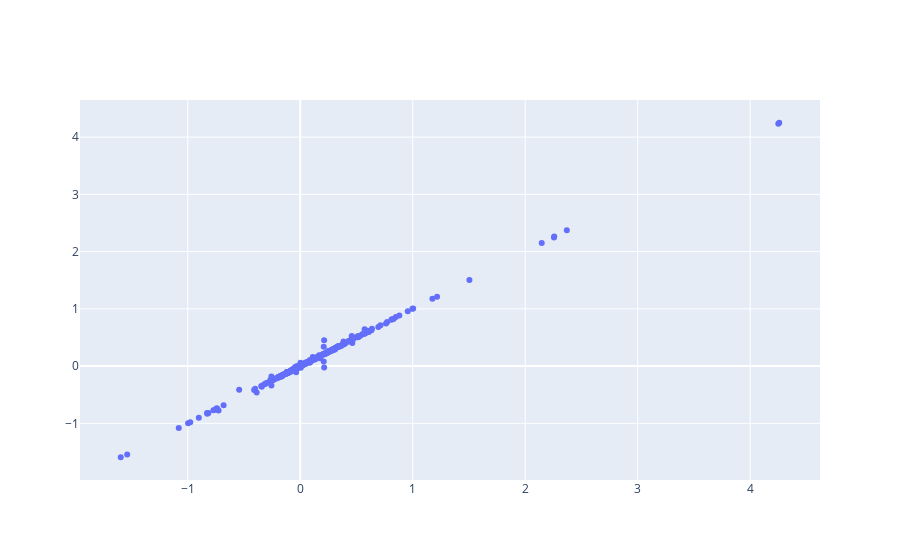

This figure's notebook cell:
### Code cell
import plotly.graph_objects as go
net.train(False)
y_ = net(features)
x = y_.flatten().detach()
y = labels.flatten().detach()
fig = go.Figure()
# fig.add_trace(go.Scatter(x = features.flatten(), y=labels.flatten(), mode='markers'))
# fig.add_trace(go.Scatter(x = features.flatten(), y= x))
fig.add_trace(go.Scatter(x = x, y=y, mode='markers'))

# 显示图表
fig.show()

### Figure 1 — Plotly figure (JSON) as saved in the notebook; plotly's stock layout.template omitted (floating-point values rounded to 4 significant figures; data arrays with more than 128 entries replaced by an {"elided": "..."} marker saying what was removed)
{"data": [{"mode": "markers", "type": "scatter", "x": {"elided": "340 float values"}, "y": {"elided": "340 float values"}}], "layout": {}}
